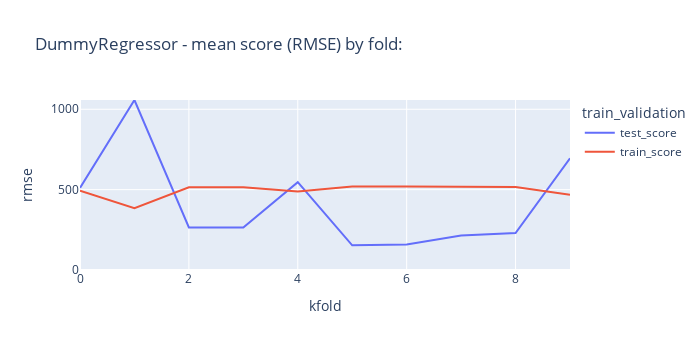
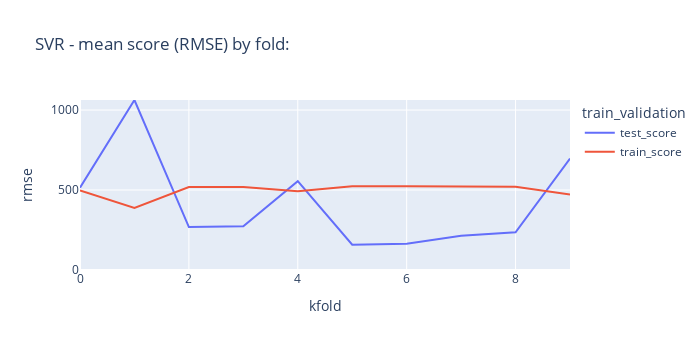
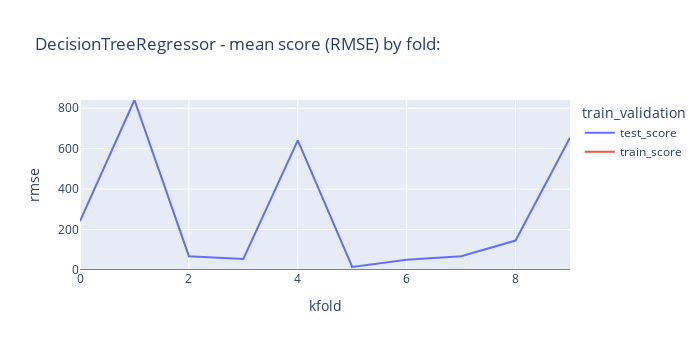
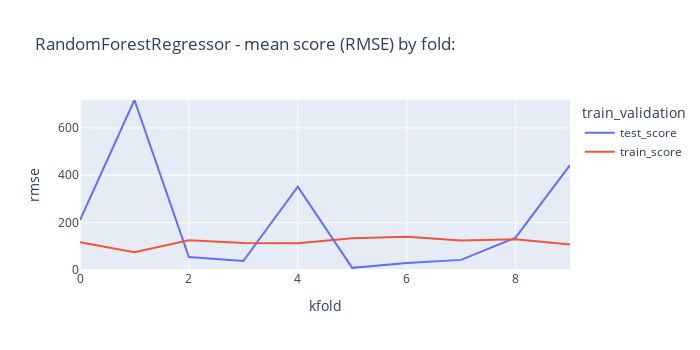

Here is the notebook cell these charts were saved with, in order:
### Markdown cell above
weird r2 negative values... choose the right metric

### Code cell
scores = pd.DataFrame()


def get_cross_val_score(model):
    return cross_validate(
        model, 
        X_train_prep, y_train, 
        cv=10,
        scoring='neg_mean_squared_error', 
        return_train_score=True
    )

for name, model in zip(model_names, models):
    score = get_cross_val_score(model)
    
    # save results for the boxplots
    train_scores, test_scores = pd.DataFrame(), pd.DataFrame()
    train_scores['prediction'], test_scores['prediction'] = score['train_score'], score['test_score']
    train_scores['model'], test_scores['model'] = name, name
    train_scores['type'], test_scores['type'] = 'train', 'test'
    scores = pd.concat([scores, train_scores, test_scores])

    # format results for the lineplot
    df_temp = np.sqrt(abs(pd.DataFrame(score)))[['test_score', 'train_score']].reset_index() \
            .rename(columns={'index': 'kfold'}) \
            .melt(id_vars='kfold', value_vars=['test_score', 'train_score'], var_name='train_validation', value_name='rmse')

    px.line(
        df_temp, 
        x="kfold", 
        y="rmse",
        range_y=[0, df_temp.rmse.max()],
        title=f'{name} - mean score (RMSE) by fold:',
        color='train_validation',
        width=700,
        height=350
    ).show()

### Figure 1 — Plotly figure (JSON) as saved in the notebook; plotly's stock layout.template omitted (floating-point values rounded to 4 significant figures)
{"data": [{"hovertemplate": "train_validation=test_score<br>kfold=%{x}<br>rmse=%{y}<extra></extra>", "legendgroup": "test_score", "line": {"color": "#636efa", "dash": "solid"}, "marker": {"symbol": "circle"}, "mode": "lines", "name": "test_score", "orientation": "v", "showlegend": true, "type": "scatter", "x": [0, 1, 2, 3, 4, 5, 6, 7, 8, 9], "xaxis": "x", "y": [511.0, 1058.0, 264.5, 263.9, 546.6, 153.3, 158.7, 214.2, 230.2, 695.5], "yaxis": "y"}, {"hovertemplate": "train_validation=train_score<br>kfold=%{x}<br>rmse=%{y}<extra></extra>", "legendgroup": "train_score", "line": {"color": "#EF553B", "dash": "solid"}, "marker": {"symbol": "circle"}, "mode": "lines", "name": "train_score", "orientation": "v", "showlegend": true, "type": "scatter", "x": [0, 1, 2, 3, 4, 5, 6, 7, 8, 9], "xaxis": "x", "y": [493.4, 384.4, 514.4, 514.4, 489.1, 519.4, 519.2, 517.0, 516.2, 467.6], "yaxis": "y"}], "layout": {"height": 350, "legend": {"title": {"text": "train_validation"}, "tracegroupgap": 0}, "title": {"text": "DummyRegressor - mean score (RMSE) by fold:"}, "width": 700, "xaxis": {"anchor": "y", "domain": [0, 1], "title": {"text": "kfold"}}, "yaxis": {"anchor": "x", "domain": [0, 1], "range": [0, 1058.0], "title": {"text": "rmse"}}}}

### Figure 2 — Plotly figure (JSON) as saved in the notebook; plotly's stock layout.template omitted (floating-point values rounded to 4 significant figures)
{"data": [{"hovertemplate": "train_validation=test_score<br>kfold=%{x}<br>rmse=%{y}<extra></extra>", "legendgroup": "test_score", "line": {"color": "#636efa", "dash": "solid"}, "marker": {"symbol": "circle"}, "mode": "lines", "name": "test_score", "orientation": "v", "showlegend": true, "type": "scatter", "x": [0, 1, 2, 3, 4, 5, 6, 7, 8, 9], "xaxis": "x", "y": [514.8, 1063.0, 268.4, 274.0, 555.4, 158.2, 164.3, 213.7, 235.5, 696.8], "yaxis": "y"}, {"hovertemplate": "train_validation=train_score<br>kfold=%{x}<br>rmse=%{y}<extra></extra>", "legendgroup": "train_score", "line": {"color": "#EF553B", "dash": "solid"}, "marker": {"symbol": "circle"}, "mode": "lines", "name": "train_score", "orientation": "v", "showlegend": true, "type": "scatter", "x": [0, 1, 2, 3, 4, 5, 6, 7, 8, 9], "xaxis": "x", "y": [497.2, 388.7, 518.8, 518.4, 492.7, 523.5, 523.4, 521.2, 520.6, 471.9], "yaxis": "y"}], "layout": {"height": 350, "legend": {"title": {"text": "train_validation"}, "tracegroupgap": 0}, "title": {"text": "SVR - mean score (RMSE) by fold:"}, "width": 700, "xaxis": {"anchor": "y", "domain": [0, 1], "title": {"text": "kfold"}}, "yaxis": {"anchor": "x", "domain": [0, 1], "range": [0, 1063.0], "title": {"text": "rmse"}}}}

### Figure 3 — Plotly figure (JSON) as saved in the notebook; plotly's stock layout.template omitted (floating-point values rounded to 4 significant figures)
{"data": [{"hovertemplate": "train_validation=test_score<br>kfold=%{x}<br>rmse=%{y}<extra></extra>", "legendgroup": "test_score", "line": {"color": "#636efa", "dash": "solid"}, "marker": {"symbol": "circle"}, "mode": "lines", "name": "test_score", "orientation": "v", "showlegend": true, "type": "scatter", "x": [0, 1, 2, 3, 4, 5, 6, 7, 8, 9], "xaxis": "x", "y": [241.8, 840.9, 68.38, 54.6, 640.9, 15.04, 51.25, 67.8, 145.7, 654.6], "yaxis": "y"}, {"hovertemplate": "train_validation=train_score<br>kfold=%{x}<br>rmse=%{y}<extra></extra>", "legendgroup": "train_score", "line": {"color": "#EF553B", "dash": "solid"}, "marker": {"symbol": "circle"}, "mode": "lines", "name": "train_score", "orientation": "v", "showlegend": true, "type": "scatter", "x": [0, 1, 2, 3, 4, 5, 6, 7, 8, 9], "xaxis": "x", "y": [3.132e-17, 3.26e-17, 4.697e-17, 4.428e-17, 5.645e-17, 4.428e-17, 4.951e-17, 3.835e-17, 3.501e-17, 5.423e-17], "yaxis": "y"}], "layout": {"height": 350, "legend": {"title": {"text": "train_validation"}, "tracegroupgap": 0}, "title": {"text": "DecisionTreeRegressor - mean score (RMSE) by fold:"}, "width": 700, "xaxis": {"anchor": "y", "domain": [0, 1], "title": {"text": "kfold"}}, "yaxis": {"anchor": "x", "domain": [0, 1], "range": [0, 840.9], "title": {"text": "rmse"}}}}

### Figure 4 — Plotly figure (JSON) as saved in the notebook; plotly's stock layout.template omitted (floating-point values rounded to 4 significant figures)
{"data": [{"hovertemplate": "train_validation=test_score<br>kfold=%{x}<br>rmse=%{y}<extra></extra>", "legendgroup": "test_score", "line": {"color": "#636efa", "dash": "solid"}, "marker": {"symbol": "circle"}, "mode": "lines", "name": "test_score", "orientation": "v", "showlegend": true, "type": "scatter", "x": [0, 1, 2, 3, 4, 5, 6, 7, 8, 9], "xaxis": "x", "y": [210.8, 717.6, 54.74, 37.64, 352.0, 8.989, 29.57, 42.73, 136.8, 442.5], "yaxis": "y"}, {"hovertemplate": "train_validation=train_score<br>kfold=%{x}<br>rmse=%{y}<extra></extra>", "legendgroup": "train_score", "line": {"color": "#EF553B", "dash": "solid"}, "marker": {"symbol": "circle"}, "mode": "lines", "name": "train_score", "orientation": "v", "showlegend": true, "type": "scatter", "x": [0, 1, 2, 3, 4, 5, 6, 7, 8, 9], "xaxis": "x", "y": [117.4, 74.89, 125.6, 113.5, 112.5, 133.7, 140.2, 124.7, 130.1, 107.6], "yaxis": "y"}], "layout": {"height": 350, "legend": {"title": {"text": "train_validation"}, "tracegroupgap": 0}, "title": {"text": "RandomForestRegressor - mean score (RMSE) by fold:"}, "width": 700, "xaxis": {"anchor": "y", "domain": [0, 1], "title": {"text": "kfold"}}, "yaxis": {"anchor": "x", "domain": [0, 1], "range": [0, 717.6], "title": {"text": "rmse"}}}}
